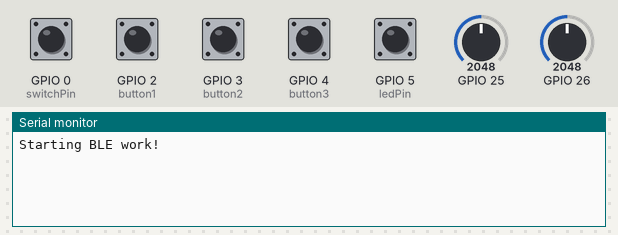
This sketch was run on a simulated ESP32. Parts: the last lines printed to the serial monitor. The test bench sets the inputs (shaded band); at power-on: GPIO 0 (switchPin), GPIO 2 (button1), GPIO 3 (button2), GPIO 4 (button3), GPIO 5 (ledPin) HIGH, GPIO 25 = 2048, GPIO 26 = 2048. USB keyboard and mouse output is not drawn.

Above: at 1.2 s.
1.3 s: GPIO 2 (button1) pulled LOW for 0.15 s
At 2.1 s:
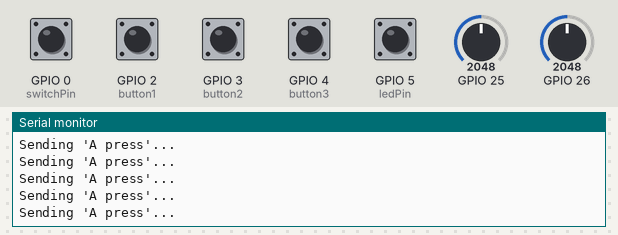
2.9 s: GPIO 3 (button2) pulled LOW for 0.15 s
At 4.2 s:
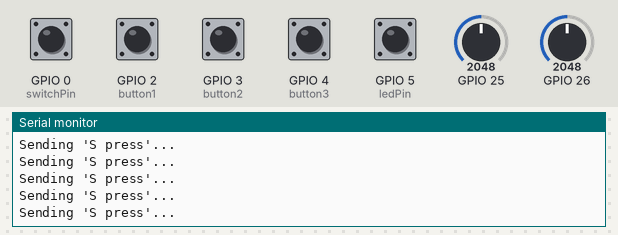
4.5 s: GPIO 4 (button3) pulled LOW for 0.15 s
At 5.8 s:
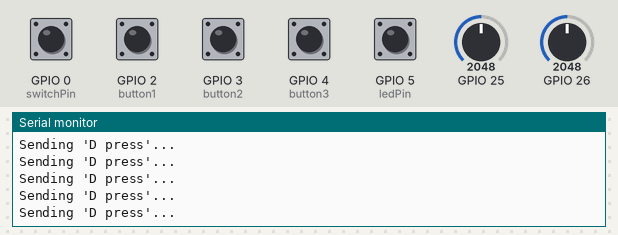
6.1 s: GPIO 5 (ledPin) pulled LOW for 0.15 s
At 7.1 s:
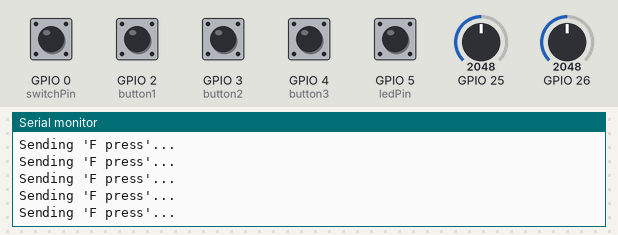

Measured:
- after the input at 1.3 s, the serial monitor: prints a new line at once (image 1)
- after the input at 2.9 s, the serial monitor: prints a new line at once (image 2)
- after the input at 4.5 s, the serial monitor: prints a new line at once (image 3)
- after the input at 6.1 s, the serial monitor: prints a new line at once (image 4)

The sketch:

button_test.ino
```cpp
//SDSMT
//#11ModularGameController
//written by Duncan McGonagle
//libraries used BleKeyboard
//code references exmamples used in the BleKeyboard.h BLEMouse.h and Keyboard.h libraries
//https://github.com/T-vK/ESP32-BLE-Keyboard https://github.com/T-vK/ESP32-BLE-Mouse
//a repository that combines the two has been used instead
//https://github.com/blackketter/ESP32-BLE-Combo
//next iteration: merge the gamepad into the BLE combo library
//bugs: joystick needs more tuning, mouse will stray to the bottom right

#include <BleCombo.h>


// set pin numbers for switch, joystick axes, and LED:
const int switchPin = 0;      // switch to turn on and off mouse control
const int xAxis = 25;         // joystick X axis
const int yAxis = 26;         // joystick Y axis
const int ledPin = 5;         // Mouse control LED
// pins for reading button input
const int button1 = 2;        // type letter A
const int button2 = 3;        // type letter S
const int button3 = 4;        // type letter D
const int button4 = 5;        // type letter F

// parameters for reading the joystick:
int range = 128;               // output range of X or Y movement
int responseDelay = 5;         // response delay of the mouse, in ms
int threshold = range / 4;     // resting threshold
int center = 0;                // resting position value

bool mouseIsActive = false;    // whether or not to control the mouse
int lastSwitchState = LOW;        // previous switch state


//sets up bluetooth and inputs
void setup() {
  Serial.begin(115200);
  Serial.println("Starting BLE work!");
  Keyboard.begin();
  Mouse.begin();

  // make pin 0, 2 - 5 are set as inputs
  //Input is high until it is
  pinMode(switchPin, INPUT_PULLUP);       //the switch pin
  pinMode(button1, INPUT_PULLUP);         //tactile buttons
  pinMode(button2, INPUT_PULLUP);
  pinMode(button3, INPUT_PULLUP);
  pinMode(button4, INPUT_PULLUP);

}


//The esp32 is connected to 4 buttons and a joystick
//each button corresponds to a single keyboard press

void loop() {

  //checks to see if the ESP32 is connected over bluetooth
  //if the esp32 is on but is not connected to a pc it won't send
  //keystrokes
  if(Keyboard.isConnected() ) {

    if (digitalRead(2) == LOW)
    {
    Serial.println("Sending 'A press'...");
    Keyboard.print("A");
    }

    if (digitalRead(3) == LOW)
    {
     Serial.println("Sending 'S press'...");
    Keyboard.print("S");
    }

     if (digitalRead(4) == LOW)
    {
     Serial.println("Sending 'D press'...");
    Keyboard.print("D");
    }

     if (digitalRead(5) == LOW)
    {
     Serial.println("Sending 'F press'...");
     Keyboard.print("F");
    }

  // read the joystick switch:
  int switchState = digitalRead(switchPin);
  // if it's changed and it's high, toggle the mouse state:
  if (switchState != lastSwitchState) {
    if (switchState == HIGH) {
      mouseIsActive = !mouseIsActive;
      // turn on LED to indicate mouse state:
      digitalWrite(ledPin, mouseIsActive);
    }
  }
  // save switch state for next comparison:
  lastSwitchState = switchState;

  // read and scale the two axes:
  int xReading = readAxis(25);
  int yReading = readAxis(26);

  // if the mouse control state is active, move the mouse:
  if (mouseIsActive) {
    Mouse.move(xReading, yReading, 0);
  }

  delay(responseDelay);
}

}

//From the Arduino website https://www.arduino.cc/reference/en/language/functions/usb/mouse/mousemove/
/*
  reads an axis (0 or 1 for x or y) and scales the analog input range to a range
  from 0 to <range>
*/
int readAxis(int thisAxis) {
  // read the analog input:
  int reading = analogRead(thisAxis);

  // map the reading from the analog input range to the output range:
  reading = map(reading, 0, 1023, 0, range);

  // if the output reading is outside from the rest position threshold, use it:
  int distance = reading - center;

  if (abs(distance) < threshold) {
    distance = 0;
  }

  // return the distance for this axis:
  return distance;

  }
  
```
